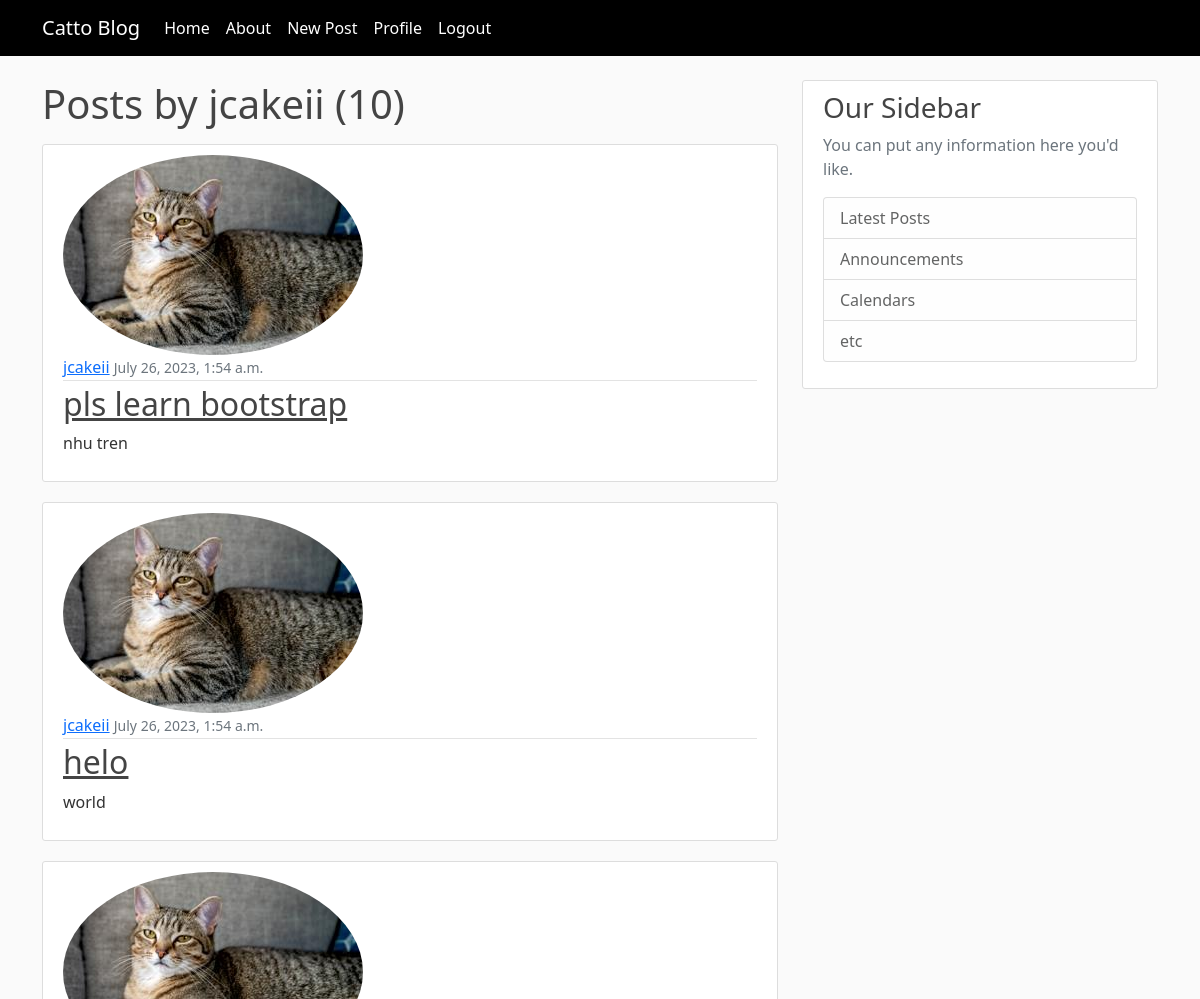
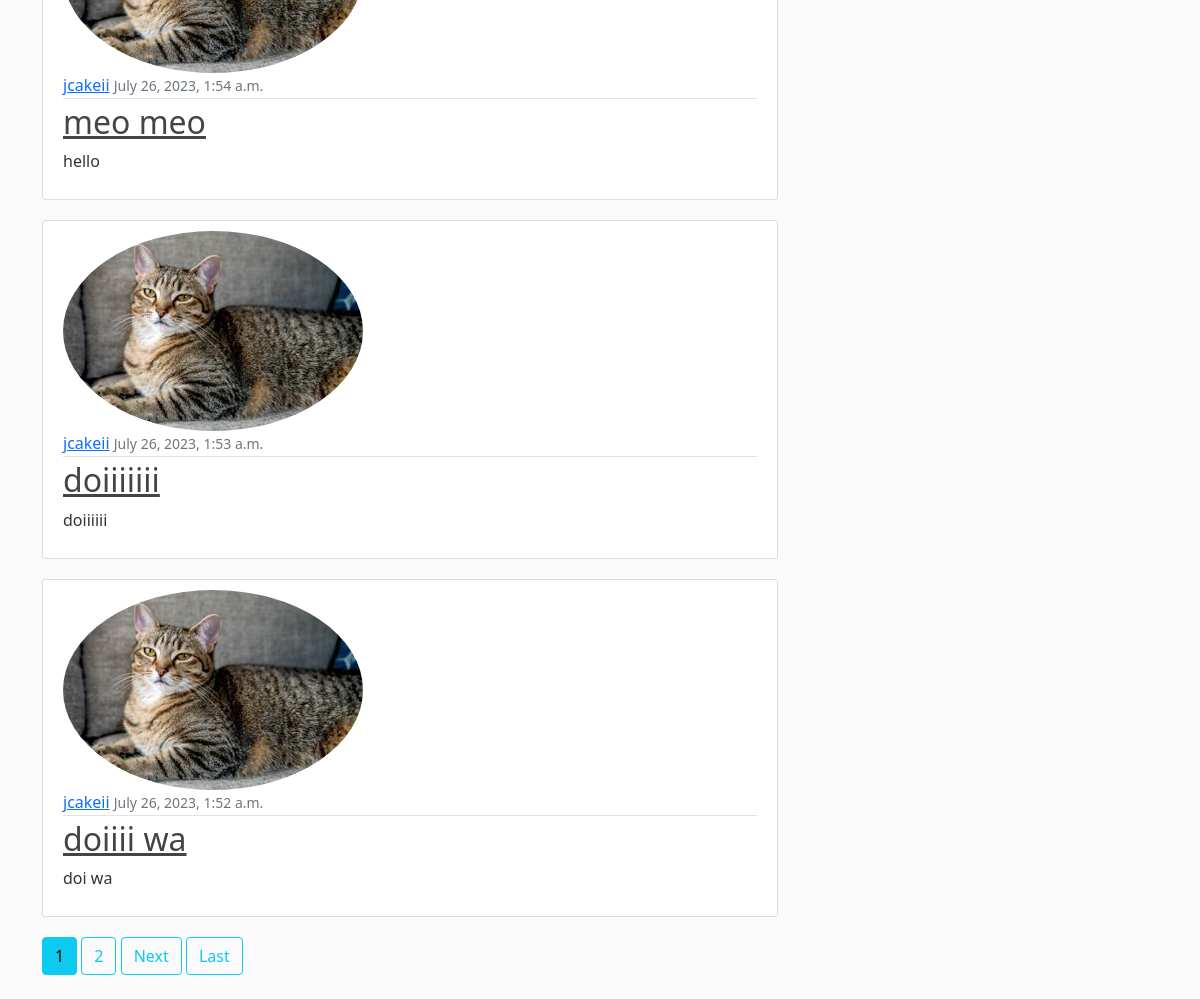
/user/jcakeii (signed in), run on the app's committed database (2 pictures, top to bottom).
### blog/models.py (models this page shows, shortened)
class Post(models.Model): #each class is its own table in the database
    title = models.CharField(max_length = 100)
    content = models.TextField()
    date_posted = models.DateTimeField(default = timezone.now) #set the date posted to current date
    author = models.ForeignKey(User, on_delete=models.CASCADE) #pass in the related User table and what we want Django to do if the user who created the post gets deleted: if a user gets deleted, delete the post

### user/models.py (models this page shows, shortened)
class Profile(models.Model):
    user = models.OneToOneField(User, on_delete=models.CASCADE) #if user is deleted, delete the profile
    image = models.ImageField(default = 'default.jpg', upload_to = 'profile_pics')

### blog/views.py (the view)
# urls.py: path('user/<str:username>', UserPostListView.as_view(), name= 'user-posts'),
class UserPostListView(ListView):
    model = Post
    template_name = 'blog/user_posts.html' #<app>/<model>_<viewtype>.html
    context_object_name = 'posts'
    ordering = ['-date_posted']
    paginate_by = 5
    def get_queryset(self):
        user = get_object_or_404(User, username = self.kwargs.get('username'))
        return Post.objects.filter(author=user).order_by('-date_posted')

### blog/templates/blog/user_posts.html (shortened to what this page needs)
{% extends "blog/base.html" %}
{% block content %}
    <h1 class="mb-3"> Posts by {{ view.kwargs.username }} ({{ page_obj.paginator.count }})</h1>
  {% for post in posts %}
    <article class="media content-section">
        <img class ="rounded-circle article-image" src = "{{ post.author.profile.image.url }}">
        <div class="media-body">
          <div class="article-metadata">
            <a class="mr-2" href="">{{ post.author }}</a>
            <small class="text-muted">{{ post.date_posted }}</small>
          </div>
          <h2><a class="article-title" href="{% url 'post-detail' post.id %}">{{ post.title }}</a></h2>
          <p class="article-content">{{ post.content }}</p>
        </div>
      </article>
  {% endfor %}
  {% if is_paginated %}
  {% for num in page_obj.paginator.page_range %}
    {% if page_obj.number == num %}
      <a class="btn btn-info mb-4" href="?page={{ num }}">{{ num }}</a>
    {% elif num > page_obj.number|add:'-3' and num < page_obj.number|add:'3' %}
      <a class="btn btn-outline-info mb-4" href="?page={{ num }}">{{ num }}</a>
    {% endif %}
  {% endfor %}
  {% if page_obj.has_next %}
    <a class="btn btn-outline-info mb-4" href="?page={{ page_obj.next_page_number }}">Next</a>
    <a class="btn btn-outline-info mb-4" href="?page={{ page_obj.paginator.num_pages }}">Last</a>
  {% endif %}
{% endif %}
{% endblock content %}

### blog/static/blog/main.css (style rules this page uses)
body { background: #fafafa; color: #333333; margin-top: 5rem; }
h1, h2, h3, h4, h5, h6 { color: #444444; }
.content-section { background: #ffffff; padding: 10px 20px; border: 1px solid #dddddd; border-radius: 3px; margin-bottom: 20px; }
.article-title { color: #444444; }
.article-content { white-space: pre-line; }
.article-metadata { padding-bottom: 1px; margin-bottom: 4px; border-bottom: 1px solid #e3e3e3 }

### data on the page
Post: author.profile.image (picture), author "jcakeii", date_posted "July 26, 2023, 1:54 a.m.", title "pls learn bootstrap", content "nhu tren"
Post: author.profile.image (picture), author "jcakeii", date_posted "July 26, 2023, 1:54 a.m.", title "helo", content "world"
Post: author.profile.image (picture), author "jcakeii", date_posted "July 26, 2023, 1:54 a.m.", title "meo meo", content "hello"
Post: author.profile.image (picture), author "jcakeii", date_posted "July 26, 2023, 1:53 a.m.", title "doiiiiiii", content "doiiiiii"
Post: author.profile.image (picture), author "jcakeii", date_posted "July 26, 2023, 1:52 a.m.", title "doiiii wa", content "doi wa"

### other printed values
{{ view.kwargs.username }} "jcakeii"
{{ page_obj.paginator.count }} "10"
{{ num }} "1"
{{ num }} "2"
